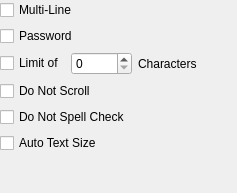
                <widget class="QWidget" name="page_4">
                 <layout class="QVBoxLayout" name="verticalLayout_8">
                  <property name="leftMargin">
                   <number>0</number>
                  </property>
                  <property name="topMargin">
                   <number>0</number>
                  </property>
                  <property name="rightMargin">
                   <number>0</number>
                  </property>
                  <property name="bottomMargin">
                   <number>0</number>
                  </property>
                  <item>
                   <widget class="QCheckBox" name="MultiL">
                    <property name="text">
                     <string>Multi-Line</string>
                    </property>
                   </widget>
                  </item>
                  <item>
                   <widget class="QCheckBox" name="Passwd">
                    <property name="text">
                     <string>Password</string>
                    </property>
                   </widget>
                  </item>
                  <item>
                   <layout class="QHBoxLayout" name="horizontalLayout_7">
                    <item>
                     <widget class="QCheckBox" name="Limit">
                      <property name="text">
                       <string>Limit of</string>
                      </property>
                     </widget>
                    </item>
                    <item>
                     <widget class="QSpinBox" name="MaxChars">
                      <property name="minimum">
                       <number>0</number>
                      </property>
                      <property name="maximum">
                       <number>32768</number>
                      </property>
                     </widget>
                    </item>
                    <item>
                     <widget class="QLabel" name="label_11">
                      <property name="text">
                       <string>Characters</string>
                      </property>
                     </widget>
                    </item>
                    <item>
                     <spacer name="horizontalSpacer_2">
                      <property name="orientation">
                       <enum>Qt::Horizontal</enum>
                      </property>
                      <property name="sizeHint" stdset="0">
                       <size>
                        <width>40</width>
                        <height>20</height>
                       </size>
                      </property>
                     </spacer>
                    </item>
                   </layout>
                  </item>
                  <item>
                   <widget class="QCheckBox" name="NoScroll">
                    <property name="text">
                     <string>Do Not Scroll</string>
                    </property>
                   </widget>
                  </item>
                  <item>
                   <widget class="QCheckBox" name="NoSpell">
                    <property name="text">
                     <string>Do Not Spell Check</string>
                    </property>
                   </widget>
                  </item>
                  <item>
                   <widget class="QCheckBox" name="AutoTextSize">
                    <property name="text">
                     <string>Auto Text Size</string>
                    </property>
                   </widget>
                  </item>
                  <item>
                   <spacer name="verticalSpacer_5">
                    <property name="orientation">
                     <enum>Qt::Vertical</enum>
                    </property>
                    <property name="sizeHint" stdset="0">
                     <size>
                      <width>20</width>
                      <height>40</height>
                     </size>
                    </property>
                   </spacer>
                  </item>
                 </layout>
                </widget>
